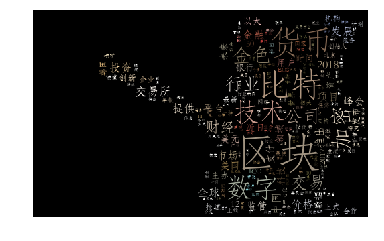

Write the Python code that produced this figure.
#!/usr/bin/env python3
# -*- coding: utf-8 -*-
"""
Created on Sat May 19 19:13:25 2018

@author: hwj
"""

#coding:utf-8  
import jieba    #分词包  
import numpy    #numpy计算包  
import codecs   #codecs提供的open方法来指定打开的文件的语言编码，它会在读取的时候自动转换为内部unicode   
import pandas    
import matplotlib  
matplotlib.use('TKAgg')  
import matplotlib.pyplot as plt  
from wordcloud import WordCloud#词云包

with open('/hwj/dorahacks/SELECT_summary_FROM_information_ORDER_BY.txt','rb') as f:
    x = f.read()

content=x

segment=[]  
segs=jieba.cut(content) #切词  
for seg in segs:  
    if len(seg)>1 and seg!='\r\n':  
        segment.append(seg)
        
words_df=pandas.DataFrame({'segment':segment})  
words_df.head()  
stopwords=pandas.read_csv("/hwj/dorahacks/stopwords.txt",index_col=False,quoting=3,sep="\t",names=['stopword'],encoding="utf8")
#去掉我们不需要的高频语气词等  
words_df=words_df[~words_df.segment.isin(stopwords.stopword)]

words_stat=words_df.groupby(by=['segment'])['segment'].agg({"计数":numpy.size})  
words_stat=words_stat.reset_index().sort_values(by="计数",ascending=False)

from scipy.misc import imread  
import matplotlib.pyplot as plt  
from wordcloud import WordCloud,ImageColorGenerator  
#%matplotlib inline  
bimg=imread('/hwj/dorahacks/1.jpg')  
wordcloud=WordCloud(background_color="black",mask=bimg,font_path='/hwj/dorahacks/STFANGSO.ttf')  
#wordcloud=wordcloud.fit_words(words_stat.head(4000).itertuples(index=False))  
words = words_stat.set_index("segment").to_dict()  
wordcloud=wordcloud.fit_words(words["计数"])  
bimgColors=ImageColorGenerator(bimg)  
plt.axis("off")  
plt.imshow(wordcloud.recolor(color_func=bimgColors))  
plt.show()
